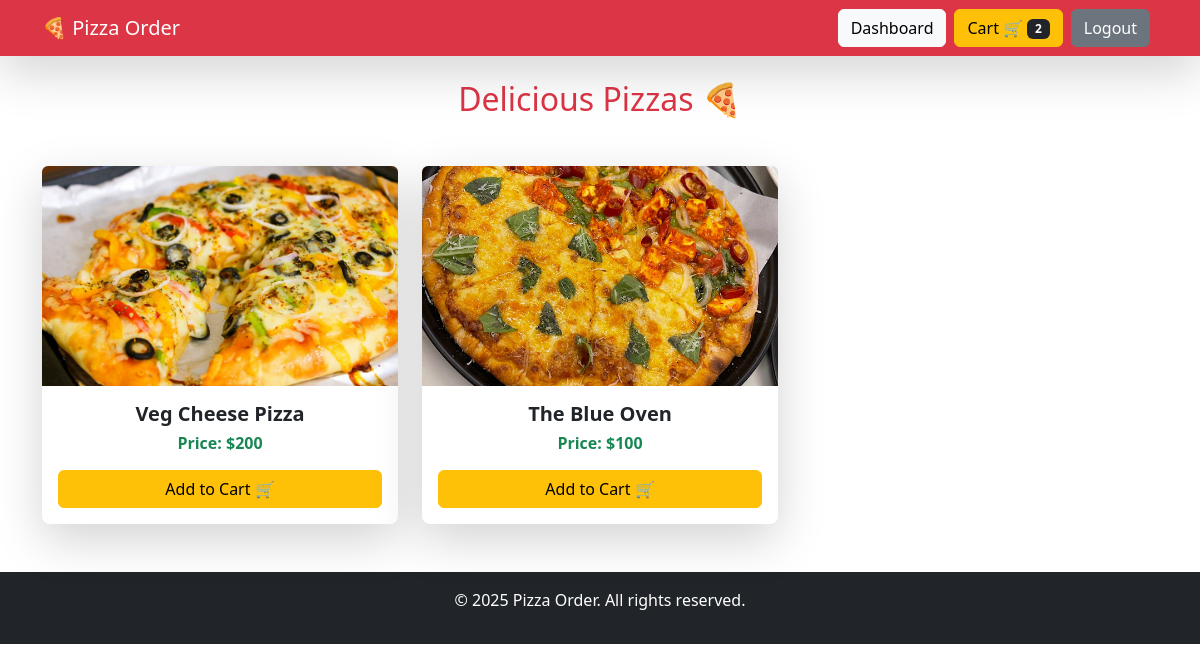
The app's page / (signed in) with its own data.
### home/models.py (models this page shows)
class BaseModel(models.Model):
    uid = models.UUIDField(default=uuid.uuid4,editable=True,primary_key=True)
    created_at = models.DateTimeField(auto_now_add=True)
    updated_at = models.DateTimeField(auto_now=True)
    class Meta:
        abstract = True

class Pizza(BaseModel):
    category = models.ForeignKey(PizzaCategory, on_delete = models.CASCADE,related_name ="category" )
    pizza_name = models.CharField(max_length=100)
    price = models.IntegerField(default=100)
    image = models.ImageField(upload_to='pizza')

### home/views.py (the view)
# urls.py: 2. Add a URL to urlpatterns:  path('', views.home, name='home')
def home(request):
    pizzas = Pizza.objects.all()
    return render(request, 'home.html', {'pizzas': pizzas})

### templates/home.html (shortened to what this page needs)
{% extends 'base.html' %}
{% block content %}
<h2 class="text-center text-danger mb-4">Delicious Pizzas 🍕</h2>
<div class="row mt-4 g-4">
    {% for pizza in pizzas %}
    <div class="col-md-4">
        <div class="card shadow-lg border-0 rounded-3">
            <img src="{{ pizza.image.url }}" class="card-img-top rounded-top" style="height:220px; object-fit: cover;" alt="{{ pizza.pizza_name }}">
            <div class="card-body text-center">
                <h5 class="card-title fw-bold">{{ pizza.pizza_name }}</h5>
                <h6 class="fw-bold text-success mb-3">Price: ${{ pizza.price }}</h6>
                <a href="{% url 'add_cart' pizza.uid %}" class="btn btn-warning w-100 add-to-cart" data-uid="{{ pizza.uid }}">
                    Add to Cart 🛒
                </a>
            </div>
        </div>
    </div>
    {% endfor %}
</div>
{% endblock %}

### templates/header.html (shortened to what this page needs)
<nav class="navbar navbar-expand-lg navbar-dark bg-danger shadow-lg">
    <div class="container">
        <a class="navbar-brand" href="{% url 'home' %}">🍕 Pizza Order</a>
        <div class="collapse navbar-collapse" id="navbarNav">
            <div class="ms-auto d-flex">
                {% if request.user.is_authenticated %}
                    <a href="{% url 'order' %}" class="btn btn-light mx-2">Dashboard</a>
                    <a href="{% url 'cart' %}" class="btn btn-warning">
                        Cart 🛒 <span class="badge bg-dark">{{ request.user.get_cart_count }}</span>
                    </a>
                    <a href="#" class="btn btn-secondary mx-2">Logout</a>
                {% else %}
                    <a href="{% url 'login' %}" class="btn btn-light mx-2">Login</a>
                    <a href="{% url 'register' %}" class="btn btn-warning">Sign Up</a>
                {% endif %}
            </div>
        </div>
    </div>
</nav>

### records on screen
Pizza: image (picture), pizza_name "Veg Cheese Pizza", price "200"
Pizza: image (picture), pizza_name "The Blue Oven", price "100"

### other values on screen
{{ request.user.get_cart_count }} "2"
